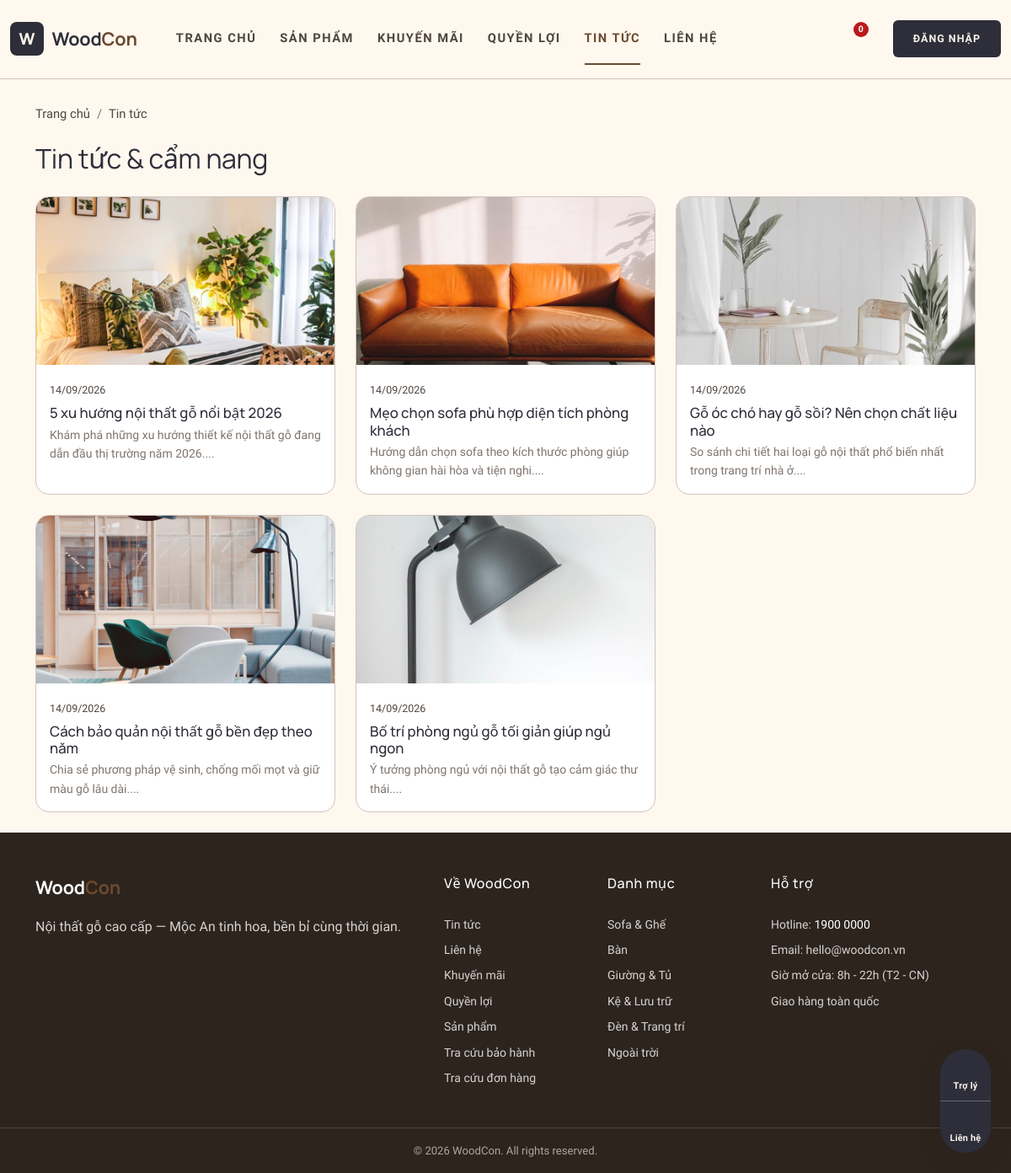
/tin-tuc, run on the app's committed database.
### tables this page shows
CREATE TABLE `news` (
  `id` int(10) UNSIGNED NOT NULL,
  `title` varchar(255) NOT NULL,
  `slug` varchar(190) NOT NULL,
  `summary` varchar(500) DEFAULT NULL,
  `content` longtext DEFAULT NULL,
  `image` varchar(255) DEFAULT NULL,
  `author` varchar(120) DEFAULT NULL,
  `view_count` int(11) NOT NULL DEFAULT 0,
  `status` tinyint(1) NOT NULL DEFAULT 1,
  `created_at` timestamp NULL DEFAULT current_timestamp(),
  `updated_at` timestamp NULL DEFAULT current_timestamp() ON UPDATE current_timestamp()
);

CREATE TABLE `categories` (
  `id` int(10) UNSIGNED NOT NULL,
  `parent_id` int(10) UNSIGNED DEFAULT NULL,
  `name` varchar(150) NOT NULL,
  `slug` varchar(180) NOT NULL,
  `image` varchar(255) DEFAULT NULL,
  `description` text DEFAULT NULL,
  `sort_order` int(11) NOT NULL DEFAULT 0,
  `status` tinyint(1) NOT NULL DEFAULT 1,
  `ship_supports_type1` tinyint(1) NOT NULL DEFAULT 1,
  `ship_supports_type2` tinyint(1) NOT NULL DEFAULT 1,
  `install_fee` decimal(15,2) NOT NULL DEFAULT 0.00,
  `created_at` timestamp NULL DEFAULT current_timestamp(),
  `updated_at` timestamp NULL DEFAULT current_timestamp() ON UPDATE current_timestamp()
);

### controllers/BaseController.php (called while the page is built, shortened)
<?php
class BaseController
{
    protected function render(string $view, array $data = []): void
    {
        extract($data, EXTR_SKIP);
        require BASE_PATH . '/web/includes/header.php';
        require BASE_PATH . '/web/views/' . $view . '.php';
        require BASE_PATH . '/web/includes/footer.php';
        exit;
    }
}

### controllers/NewsController.php (called while the page is built, shortened)
<?php
class NewsController extends BaseController
{
    public function index(): void
    {
        $page = max(1, (int)$this->get('page', 1));
        $data = News::paginated($page, 9);
        $this->render('news_list', [
            'pageTitle' => 'Tin tức - WoodCon',
            'posts'     => $data['rows'],
            'pager'     => $data['pager'],
            'total'     => $data['total'],
        ]);
    }
}

### config/db.php (called while the page is built, shortened)
<?php
class Database
{
    private static ?PDO $instance = null;
    public static function connect(): PDO
    {
        if (self::$instance === null) {
            $dsn = 'mysql:host=' . DB_HOST . ';dbname=' . DB_NAME . ';charset=utf8mb4';
            $options = [
                PDO::ATTR_ERRMODE            => PDO::ERRMODE_EXCEPTION,
                PDO::ATTR_DEFAULT_FETCH_MODE => PDO::FETCH_ASSOC,
                PDO::ATTR_EMULATE_PREPARES   => false,
                PDO::MYSQL_ATTR_INIT_COMMAND => "SET NAMES utf8mb4 COLLATE utf8mb4_unicode_ci, time_zone = '+07:00'",
            ];
            try {
                self::$instance = new PDO($dsn, DB_USER, DB_PASS, $options);
            } catch (PDOException $e) {
                http_response_code(500);
                die('Lỗi kết nối cơ sở dữ liệu. Vui lòng kiểm tra DB_* trong file .env và đã import file database/schema.sql.');
            }
        }
        return self::$instance;
    }
}

### models/Base.php (called while the page is built, shortened)
<?php
abstract class Base
{
    protected static string $table = '';
    protected static function db(): PDO
    {
        return Database::connect();
    }
    public static function where(
        string $condition,
        array $params = [],
        string $columns = '*',
        string $orderBy = 'id DESC',
        ?int $limit = null,
        ?int $offset = null
    ): array {
        $sql = "SELECT {$columns} FROM `" . static::$table . "` WHERE {$condition} ORDER BY {$orderBy}";
        if ($limit !== null) {
            $sql .= " LIMIT {$limit}";
            if ($offset !== null) {
                $sql .= " OFFSET {$offset}";
            }
        }
        $stmt = static::db()->prepare($sql);
        $stmt->execute($params);
        return $stmt->fetchAll();
    }
    public static function count(string $condition = '1=1', array $params = []): int
    {
        $stmt = static::db()->prepare("SELECT COUNT(*) AS c FROM `" . static::$table . "` WHERE {$condition}");
        $stmt->execute($params);
        return (int)$stmt->fetch()['c'];
    }
}

### models/News.php (called while the page is built, shortened)
<?php
class News extends Base
{
    public static function paginated(int $page = 1, int $perPage = 9): array
    {
        $total = (int)static::count('status = 1');
        $pager = paginate($total, $perPage, $page);
        $rows = static::where('status = 1', [], '*', 'created_at DESC', $perPage, $pager['offset']);
        return ['total' => $total, 'rows' => $rows, 'pager' => $pager];
    }
}

### config/config.php (called while the page is built, shortened)
<?php
spl_autoload_register(function (string $class): void {
    $prefix = 'WoodCon\\';
    if (str_starts_with($class, $prefix)) {
        $name = str_replace($prefix, '', $class);
        if (str_starts_with($name, 'Controllers\\')) {
            $file = BASE_PATH . '/controllers/' . str_replace('\\', '/', substr($name, strlen('Controllers\\'))) . '.php';
        } else {
            $file = BASE_PATH . '/models/' . str_replace('\\', '/', $name) . '.php';
        }
    }
});
require_once __DIR__ . '/db.php';
require_once BASE_PATH . '/includes/functions.php';

### models/Category.php (called while the page is built, shortened)
<?php
class Category extends Base
{
    public static function getParents(): array
    {
        return static::where('parent_id IS NULL AND status = 1', [], '*', 'sort_order ASC, id ASC');
    }
    public static function getChildren(int $parentId): array
    {
        return static::where('parent_id = ? AND status = 1', [$parentId], '*', 'sort_order ASC, id ASC');
    }
    public static function getTree(): array
    {
        $tree = [];
        foreach (static::getParents() as $parent) {
            $parent['children'] = static::getChildren((int)$parent['id']);
            $tree[] = $parent;
        }
        return $tree;
    }
}

### web/views/news_list.php (the view, shortened to what this page needs)
<div class="container py-4">
    <div class="app-crumb"><a href="<?= BASE_URL ?>">Trang chủ</a><span class="sep">/</span><span>Tin tức</span></div>
    <h1 class="app-section-title mb-4">Tin tức & cẩm nang</h1>
    <?php if (empty($posts)): ?>
        <div class="app-empty"><?= icon('ms-newspaper', 'd-block mb-2', 'style="font-size:3rem;color:var(--wc-outline)"') ?>Chưa có bài viết nào</div>
    <?php else: ?>
        <div class="row g-4">
            <?php foreach ($posts as $__n): ?>
                <div class="col-md-4">
                    <a class="app-news-card" href="<?= BASE_URL ?>/tin/<?= e($__n['slug']) ?>">
                        <div class="media">
                            <img loading="lazy" src="<?= e(image_url($__n['image'] ?? '')) ?>" alt="<?= e($__n['title']) ?>">
                        </div>
                        <div class="p-3">
                            <span class="date"><?= format_date($__n['created_at'], 'd/m/Y') ?></span>
                            <h3 class="title"><?= e($__n['title']) ?></h3>
                            <div class="small text-muted mt-1"><?= e(mb_substr(strip_tags($__n['summary'] ?? $__n['content'] ?? ''), 0, 120, 'UTF-8')) ?>...</div>
                        </div>
                    </a>
                </div>
            <?php endforeach; ?>
        </div>
    <?php endif; ?>
</div>

### web/includes/footer.php (shortened to what this page needs)
</main>
<footer class="app-footer">
    <div class="container py-5">
        <div class="row g-5">
            <div class="col-lg-5">
                <span class="app-brand-text text-white">Wood<span>Con</span></span>
                <p class="mt-3 mb-2">Nội thất gỗ cao cấp — Mộc An tinh hoa, bền bỉ cùng thời gian.</p>
                <div class="d-flex gap-3 mt-3">
                    <a href="#" class="social-btn" aria-label="Facebook"><?= icon('bi-facebook') ?></a>
                    <a href="#" class="social-btn" aria-label="Instagram"><?= icon('bi-instagram') ?></a>
                    <a href="#" class="social-btn" aria-label="Youtube"><?= icon('bi-youtube') ?></a>
                </div>
            </div>
            <div class="col-6 col-lg-2">
                <div class="footer-title mb-4">Về WoodCon</div>
                <ul class="list-unstyled small d-grid gap-2 mb-0">
                    <li><a class="text-decoration-none" href="<?= BASE_URL ?>/tin-tuc">Tin tức</a></li>
                    <li><a class="text-decoration-none" href="<?= BASE_URL ?>/lien-he">Liên hệ</a></li>
                    <li><a class="text-decoration-none" href="<?= BASE_URL ?>/khuyen-mai">Khuyến mãi</a></li>
                    <li><a class="text-decoration-none" href="<?= BASE_URL ?>/quyen-loi">Quyền lợi</a></li>
                    <li><a class="text-decoration-none" href="<?= BASE_URL ?>/tim-kiem">Sản phẩm</a></li>
                    <li><a class="text-decoration-none" href="<?= BASE_URL ?>/tra-cuu-bao-hanh">Tra cứu bảo hành</a></li>
                    <li><a class="text-decoration-none" href="<?= BASE_URL ?>/tra-cuu-don-hang">Tra cứu đơn hàng</a></li>
                </ul>
            </div>
            <div class="col-6 col-lg-2">
                <div class="footer-title mb-4">Danh mục</div>
                <ul class="list-unstyled small d-grid gap-2 mb-0">
                    <?php foreach (Category::getTree() as $__fc): ?>
                        <li><a class="text-decoration-none" href="<?= BASE_URL ?>/danh-muc/<?= e($__fc['slug']) ?>"><?= e($__fc['name']) ?></a></li>
                    <?php endforeach; ?>
                </ul>
            </div>
            <div class="col-lg-3">
                <div class="footer-title mb-4">Hỗ trợ</div>
                <ul class="list-unstyled small d-grid gap-2 mb-0">
                    <li>Hotline: <a class="text-white text-decoration-none" href="tel:<?= e(get_setting('hotline', '1900 0000')) ?>"><?= e(get_setting('hotline', '1900 0000')) ?></a></li>
                    <li>Email: <?= e(get_setting('shop_email', 'hello@woodcon.vn')) ?></li>
                    <li>Giờ mở cửa: 8h - 22h (T2 - CN)</li>
                    <li>Giao hàng toàn quốc</li>
                </ul>
            </div>
        </div>
    </div>
    <div class="footer-bottom text-center py-3">
        &copy; <?= date('Y') ?> WoodCon. All rights reserved.
    </div>
</footer>
<?php require_once BASE_PATH . '/web/views/partials/floating-widgets.php'; ?>
</body>
</html>

### data on the page
news: image (picture), created_at "14/09/2026", title "5 xu hướng nội thất gỗ nổi bật 2026", summary "Khám phá những xu hướng thiết kế nội thất gỗ đang dẫn đầu thị trường năm 2026."
news: image (picture), created_at "14/09/2026", title "Mẹo chọn sofa phù hợp diện tích phòng khách", summary "Hướng dẫn chọn sofa theo kích thước phòng giúp không gian hài hòa và tiện nghi."
news: image (picture), created_at "14/09/2026", title "Gỗ óc chó hay gỗ sồi? Nên chọn chất liệu nào", summary "So sánh chi tiết hai loại gỗ nội thất phổ biến nhất trong trang trí nhà ở."
news: image (picture), created_at "14/09/2026", title "Cách bảo quản nội thất gỗ bền đẹp theo năm", summary "Chia sẻ phương pháp vệ sinh, chống mối mọt và giữ màu gỗ lâu dài."
news: image (picture), created_at "14/09/2026", title "Bố trí phòng ngủ gỗ tối giản giúp ngủ ngon", summary "Ý tưởng phòng ngủ với nội thất gỗ tạo cảm giác thư thái."
categories: name "Sofa & Ghế"
categories: name "Bàn"
categories: name "Giường & Tủ"
categories: name "Kệ & Lưu trữ"
categories: name "Đèn & Trang trí"
categories: name "Ngoài trời"

### other printed values
$__cartCount "0"
get_setting('hotline', '1900 0000') "1900 0000"
get_setting('shop_email', 'hello@woodcon.vn') "hello@woodcon.vn"
